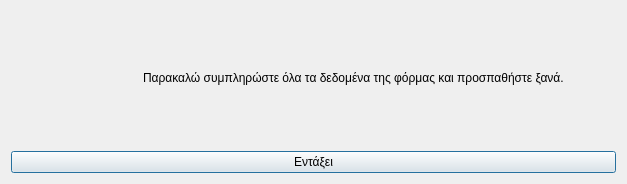
<?xml version="1.0" encoding="UTF-8"?>
<ui version="4.0">
 <class>Dialog</class>
 <widget class="QDialog" name="Dialog">
  <property name="geometry">
   <rect>
    <x>0</x>
    <y>0</y>
    <width>627</width>
    <height>184</height>
   </rect>
  </property>
  <property name="windowTitle">
   <string>Ελλιπή δεδομένα</string>
  </property>
  <property name="windowIcon">
   <iconset resource="../../../icons.qrc">
    <normaloff>:/rest-windows/assets/images/rest-windows/information.png</normaloff>:/rest-windows/assets/images/rest-windows/information.png</iconset>
  </property>
  <layout class="QGridLayout" name="gridLayout">
   <item row="0" column="0">
    <widget class="QFrame" name="frame">
     <property name="styleSheet">
      <string notr="true">QFrame{border:0px;}</string>
     </property>
     <property name="frameShape">
      <enum>QFrame::StyledPanel</enum>
     </property>
     <property name="frameShadow">
      <enum>QFrame::Raised</enum>
     </property>
     <layout class="QHBoxLayout" name="horizontalLayout">
      <item>
       <widget class="QLabel" name="image_label">
        <property name="maximumSize">
         <size>
          <width>117</width>
          <height>117</height>
         </size>
        </property>
        <property name="text">
         <string/>
        </property>
        <property name="pixmap">
         <pixmap resource="../../../icons.qrc">:/rest-windows/assets/images/rest-windows/information.png</pixmap>
        </property>
        <property name="scaledContents">
         <bool>true</bool>
        </property>
       </widget>
      </item>
      <item>
       <widget class="QLabel" name="label">
        <property name="text">
         <string>Παρακαλώ συμπληρώστε όλα τα δεδομένα της φόρμας και προσπαθήστε ξανά.</string>
        </property>
        <property name="alignment">
         <set>Qt::AlignJustify|Qt::AlignVCenter</set>
        </property>
        <property name="wordWrap">
         <bool>true</bool>
        </property>
       </widget>
      </item>
     </layout>
    </widget>
   </item>
   <item row="1" column="0">
    <widget class="QPushButton" name="ok">
     <property name="text">
      <string>Εντάξει</string>
     </property>
     <property name="icon">
      <iconset resource="../../../icons.qrc">
       <normaloff>:/rest-windows/assets/images/rest-windows/ok.png</normaloff>:/rest-windows/assets/images/rest-windows/ok.png</iconset>
     </property>
    </widget>
   </item>
  </layout>
 </widget>
 <tabstops>
  <tabstop>ok</tabstop>
 </tabstops>
 <resources>
  <include location="../../../icons.qrc"/>
 </resources>
 <connections/>
</ui>
